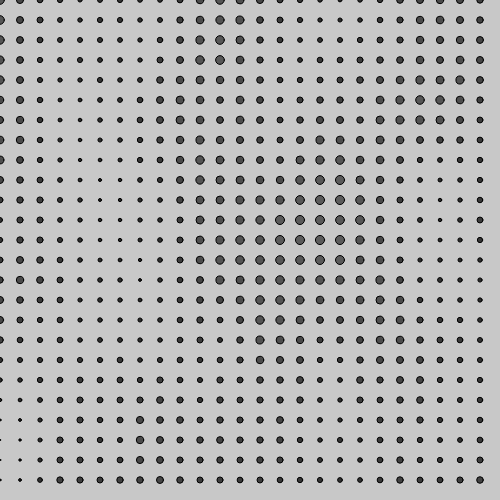
Frame 1 (no input)
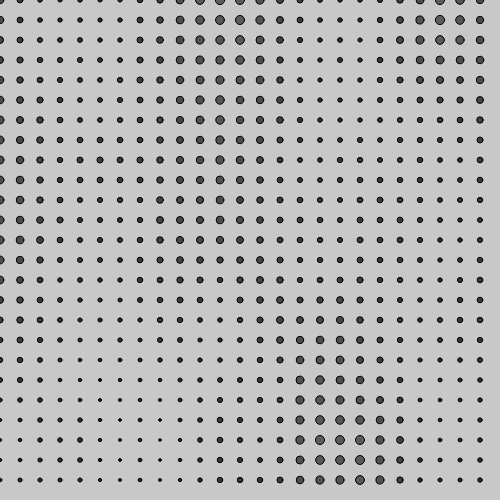
Frame 60 (no input)
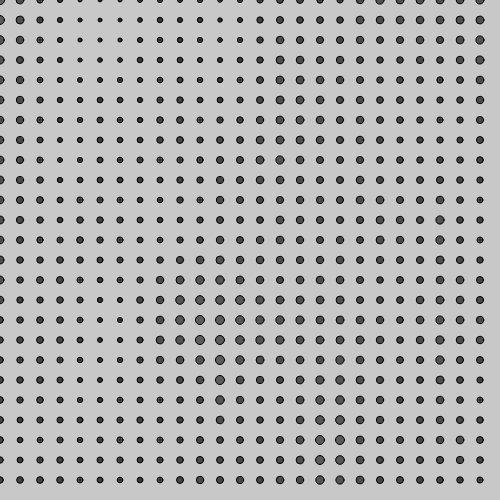
Frame 120 (the mouse pressed at the canvas centre since frame 60)

The p5.js sketch that drew these frames (run headless with seeded random() and noise() and a simulated clock; from frame 60 on, the mouse is pressed at the canvas centre):

// p5.js sketch
// ── sketch.js
//var circleX = 0; globla value
var time = 0;
function setup() {
  createCanvas(500, 500);
}

function draw() {
  background(200);

  fill( 255 );
  var space = 20;
  var circleSize = 10;
  time = time + 0.02;
  for ( var circleX = 0; circleX < width; circleX = circleX + space ) {
    for ( var circleY = 0; circleY < height; circleY = circleY + space ) {
    //circleSize = random(5, 10); /*left: minimum, right: maximum (100): 0 to 100*/
    //circleSize = ( Math.sin(circleX * 0.1) + Math.cos(circleY * 0.1) ) * 4 + 3;
    var noiseVal = noise( circleX * 0.009, circleY * 0.00451, time );
    circleSize = noiseVal * 13.0;
    fill(circleSize * 10);
    ellipse (circleX, circleY, circleSize, circleSize);

    }
  }

//console.log(counter);

}
